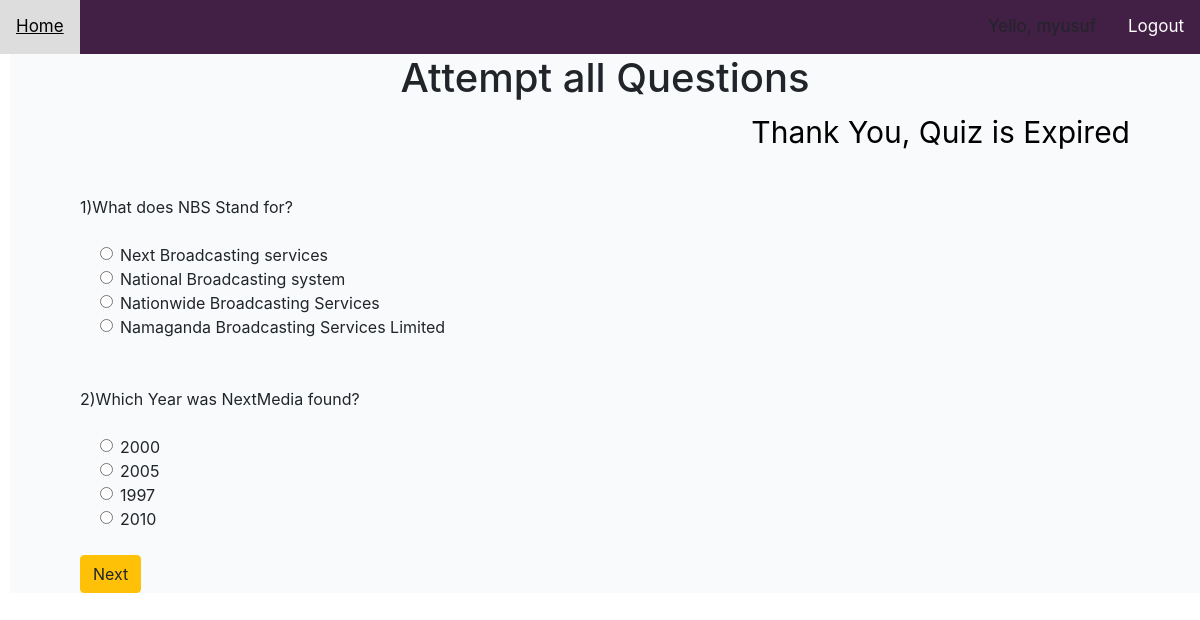
The app's page /quiz/ (signed in) with its own data.
### blog/models.py (models this page shows, shortened)
class QuesModel(models.Model):
    question = models.CharField(max_length=200, null=True)
    op1 = models.CharField(max_length=200, null=True)
    op2 = models.CharField(max_length=200, null=True)
    op3 = models.CharField(max_length=200, null=True)
    op4 = models.CharField(max_length=200, null=True)
    ans = models.CharField(max_length=200, null=True)
    user = models.ForeignKey(User,null=True,blank =True, on_delete=models.CASCADE)
    class Meta:
       ordering = ['id']

### blog/views.py (the view)
# urls.py: path('quiz/',views.quiz, name ='Quiz'),
@login_required
def quiz(request):
    'session_key', 'set_expiry'
    key = request.session.session_key
    print(key)
    suf = QuesModel.objects.all()
    paginator = Paginator(suf, 2)
    page = request.GET.get('page', 1)
    msufu = paginator.page(page)
    if request.method == 'POST':
        data = request.POST
        data_ = dict(data.lists())
        print(data)
        for k in data_.keys():
            print('key:',k)
        score = 0
        wrong = 0
        correct = 0
        total = 0
        for sufu in suf:
            total += 1
            answer = request.POST.get(sufu.id)
            print(sufu.ans)
            print(answer)
            if sufu.ans == answer:
                score += 4
                correct += 1
            else:
                wrong += 1
        percents = score/(total*4) * 100
        percent = round(percents, 1)
        result = context = {
            'score': 28,
            'time': request.POST.get(''),
            'correct': 7,
            'wrong': 8,
            'percent': 46.7,
            'total': total
        }
        return render(request, 'blog/result.html', context)
        save(render(request, 'blog/result.html', context))
    else:
        suf = QuesModel.objects.all()
    return render(request, 'blog/quiz.html', {'msufu': msufu})

### blog/templates/blog/quiz.html (shortened to what this page needs)
{% load static%}
<!DOCTYPE html>
<html lang="en" dir="ltr">
  <head>
    <link rel="stylesheet" href="https://stackpath.bootstrapcdn.com/bootstrap/4.3.1/css/bootstrap.min.css" integrity=
    "sha384-ggOyR0iXCbMQv3Xipma34MD+dH/1fQ784/j6cY/iJTQUOhcWr7x9JvoRxT2MZw1T">
  </head>
  <body>
  <div class="topnav">
  <a href="/home">Home</a>
  <div class="topnav-right">
    <a class="greet">Yello, {{request.user}}</a>
    <a href="/logout">Logout</a>
</div>
</div>
    <div id = 'content', name = 'content' , class ='main'>
  <form id ='quiz-form' method='POST' action=''class="form-disable">
   <div>
    <h1> Attempt all Questions</h1>
   <div class="timer">
    <p id="demos"></p>
  </div>
    </div>
    {% for sufu in msufu%}
    <br>
    {% if sufu.id < 12 %}
    <div class="form-group">
      <label for="question">{{sufu.id}}){{sufu.question}}</label>
    </div>
    <div class="form-check">
        <div class="form-check">
            <input class="form-check-input" type="radio" name="{{sufu.question}}" id="{{sufu.op1}}" value={{sufu.op1}}>
            <label class="form-check-label" for="{{sufu.op1}}">
                {{sufu.op1}}
            </label>
        </div>
        <div class="form-check">
            <input class="form-check-input" type="radio" name="{{sufu.question}}" id="{{sufu.op2}}" value={{sufu.op2}} >
            <label class="form-check-label" for="{{sufu.op2}}">
                {{sufu.op2}}
            </label>
        </div>
        <div class="form-check">
            <input class="form-check-input" type="radio" name="{{sufu.question}}" id="{{sufu.op3}}" value={{sufu.op3}} >
            <label class="form-check-label" for="{{sufu.op3}}">
                {{sufu.op3}}
            </label>
        </div>
        <div class="form-check">
            <input class="form-check-input" type="radio" name="{{sufu.question}}" id="{{sufu.op4}}" value={{sufu.op4}} >
            <label class="form-check-label" for="{{sufu.op4}}">
                {{sufu.op4}}
            </label>
        </div>
    </div>
    {% endif %} <br>
    {% endfor %}
    <div class="btn-wrapper text-center d-flex justify-content-md-between">
      {% if msufu.has_next %}
      <a class="btn btn-warning" href="?page={{msufu.next_page_number}}" >Next</a>
      {% endif %}
    </div>
  </form>
</div>
  </body>
</html>

### blog/templates/blog/quiz.html (style rules this page uses)
.timer p { text-align: right; font-size: 30px; margin-top: 0px; color:#000000; }
h1 { text-align:center; }
.topnav { overflow: hidden; background-color: #421f44; }
.topnav a { float: left; color: #f2f2f2; color:white; text-align: center; padding: 14px 16px; text-decoration: none; font-size: 17px; }
.topnav-right { float: right; }
.main { margin-left: 10px; padding: 0px 70px; background-color: #f8fafc; }

### records on screen
QuesModel: id "1", question "What does NBS Stand for?", op1 "Next Broadcasting services", op2 "National Broadcasting system", op3 "Nationwide Broadcasting Services", op4 "Namaganda Broadcasting Services Limited"
QuesModel: id "2", question "Which Year was NextMedia found?", op1 "2000", op2 "2005", op3 "1997", op4 "2010"
